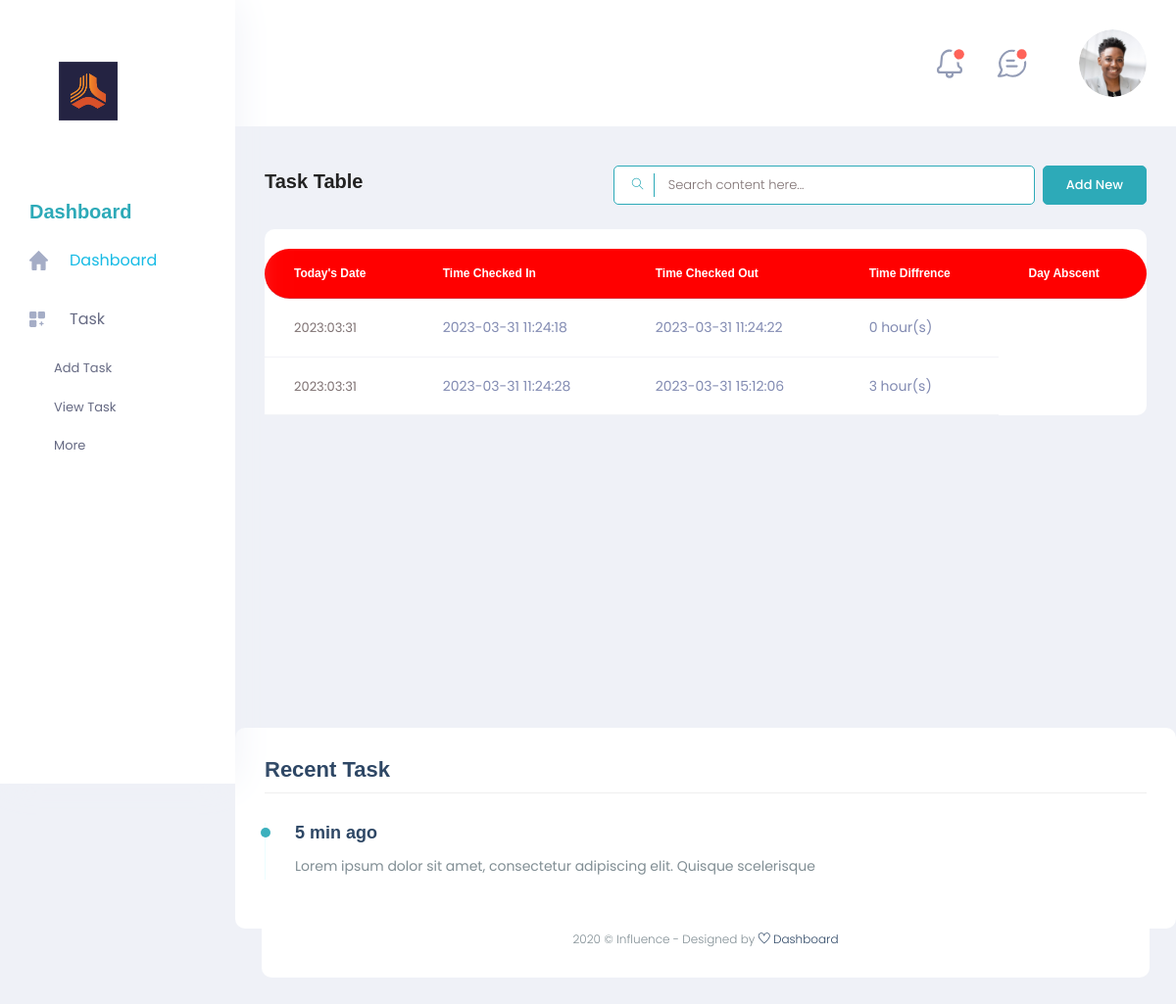
/dashboard/timelog.php (signed in), run on the app's committed database.
### tables this page shows
CREATE TABLE `sys_log` (
  `log_id` int(11) NOT NULL,
  `user_id` int(11) NOT NULL,
  `login_time` datetime DEFAULT NULL,
  `logout_time` datetime DEFAULT NULL,
  `log_time_diff` varchar(35) DEFAULT NULL,
  `log_date` timestamp NULL DEFAULT current_timestamp()
);

### dashboard/includes/loginsession.php (called while the page is built, shortened)
<?php
        if(isset($_SESSION['userid'])){
            $id = $_SESSION['userid'];
        }else{
            echo "Not set";
            header("location: ../index.php");
        }
?>

### dashboard/timelog.php (the view, shortened to what this page needs)
<?php
    include_once "includes/loginsession.php";
    include_once "includes/dash-sidebar.php";
?>
<div class="main_content_iner ">
    <div class="container-fluid p-0">
        <div class="row justify-content-center">
            <div class="col-12">
                <div class="QA_section">
                    <div class="white_box_tittle list_header">
                        <h4>Task Table</h4>
                        <div class="box_right d-flex lms_block">
                            <div class="serach_field_2">
                                <div class="search_inner">
                                    <form Active="#" action="searchtask.php" method="POST">
                                        <div class="search_field">
                                            <input type="text" name="search" placeholder="Search content here...">
                                        </div>
                                        <button type="submit" name="submit"> <i class="ti-search"></i> </button>
                                    </form>
                                </div>
                            </div>
                            <div class="add_button ms-2">
                                <a href="#" data-bs-toggle="modal" data-bs-target="#addcategory" class="btn_1">Add
                                    New</a>
                            </div>
                        </div>
                    </div>
                    <div class="QA_table mb_30">
                        <table class="table lms_table_active">
                            <thead>
                                <tr>
                                    <th scope="col">Today's Date</th>
                                    <th scope="col">Time Checked in</th>
                                    <th scope="col">Time Checked Out </th>
                                    <th scope="col">Time Diffrence</th>
                                    <th scope="col">Day Abscent</th>
                                </tr>
                            </thead>
                            <tbody>
                                <?php
                                    $querytimelog = mysqli_query($conn, "SELECT * FROM sys_log where user_id = '$id'");
                                    while($rowTime = mysqli_fetch_array($querytimelog)){
                                ?>
                                <tr>
                                <tr>
                                    <th scope="row">
                                        <a href="#" class="question_content"><?php echo date('Y:m:d'); ?>
                                        </a>
                                    </th>
                                    <td><?php echo $rowTime['login_time'];?></td>
                                    <td><?php echo $rowTime['logout_time'];?></td>
                                    <td><?php
                                        $d1 = new DateTime($rowTime['login_time']);
                                        $d2 = new DateTime($rowTime['logout_time']);
                                        $interval = $d1->diff($d2);
                                        echo $interval->h." hour(s)";
                                        ?></td>
                                </tr>
                                <?php }?>
                            </tbody>
                        </table>
                    </div>
                </div>
            </div>
        </div>
    </div>
</div>
<div class="col-xl-12   ">
    <div class="white_box card_height_100">
        <div class="box_header border_bottom_1px  ">
            <div class="main-title">
                <h3 class="mb_25">Recent Task</h3>
            </div>
        </div>
        <div class="Activity_timeline">
            <ul>
                <li>
                    <div class="activity_bell"></div>
                    <div class="activity_wrap">
                        <h6>5 min ago</h6>
                        <p>Lorem ipsum dolor sit amet, consectetur adipiscing elit. Quisque scelerisque
                        </p>
                    </div>
                </li>
            </ul>
        </div>
    </div>
</div>
<div class="footer_part">
    <div class="container">
        <div class="row">
            <div class="col-lg-12">
                <div class="footer_iner text-center">
                    <p>2020 © Influence - Designed by <a href="#"> <i class="ti-heart"></i> </a><a href="#">
                            Dashboard</a></p>
                </div>
            </div>
        </div>
    </div>
</div>
</section>
</body>
</html>

### data on the page
sys_log: login_time "2023-03-31 11:24:18", logout_time "2023-03-31 11:24:22", login_time+logout_time "0"
sys_log: login_time "2023-03-31 11:24:28", logout_time "2023-03-31 15:12:06", login_time+logout_time "3"
